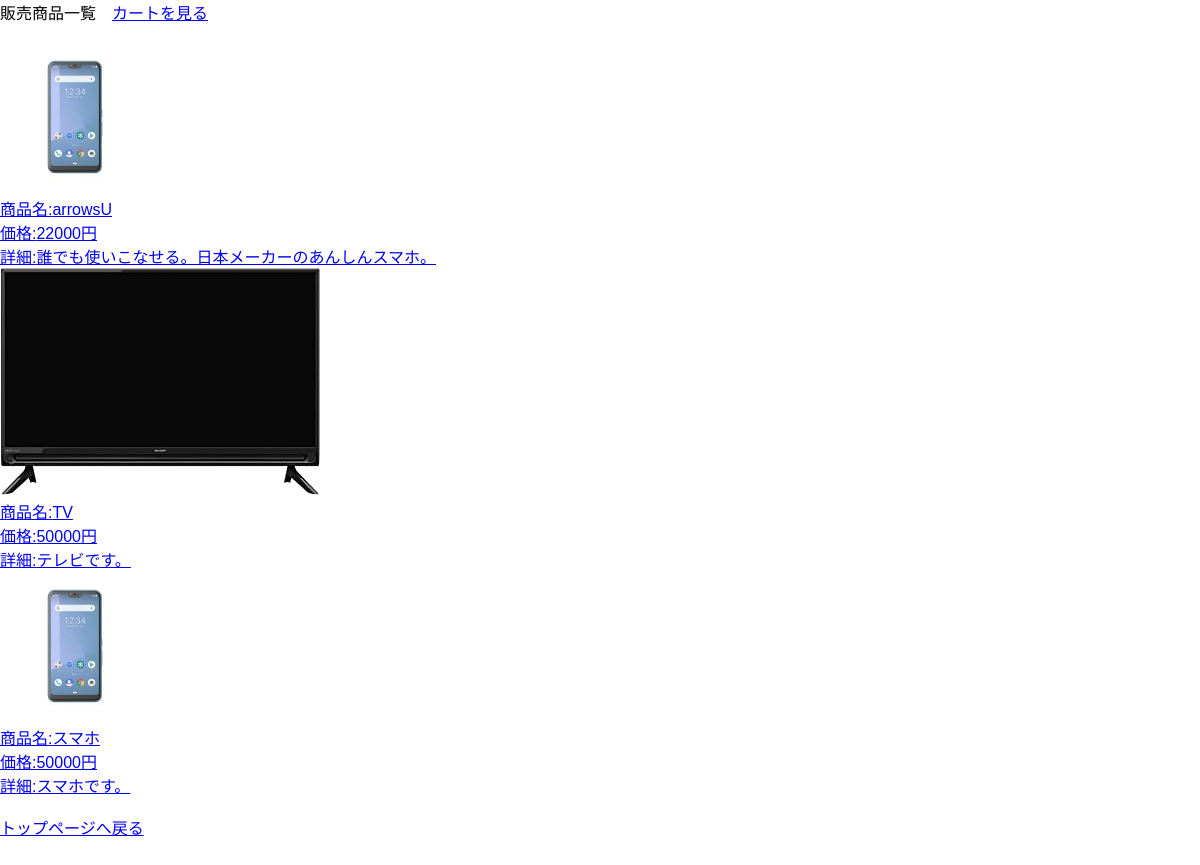
Screenshot of /shop/shop_list_kaden.php with the database file from the repository.
### tables this page shows
CREATE TABLE `mst_product` (
  `code` int(11) NOT NULL,
  `category` varchar(10) NOT NULL,
  `name` varchar(30) NOT NULL,
  `price` int(11) NOT NULL,
  `gazou` varchar(30) NOT NULL,
  `explanation` varchar(100) NOT NULL
);

### shop/shop_list_kaden.php (the view, shortened to what this page needs)
<!DOCTYPE html>
<html lang="ja">
<head>
<link rel="stylesheet" href="../style.css">
</head>
<body>
<?php
try{
$dsn = "mysql:host=localhost;dbname=shop;charset=utf8";
$user = "root";
$password = "";
$dbh = new PDO($dsn, $user, $password);
$dbh -> setAttribute(PDO::ATTR_ERRMODE, PDO::ERRMODE_EXCEPTION);
$sql = "SELECT code,name,price,gazou,explanation FROM mst_product WHERE category=?";
$stmt = $dbh -> prepare($sql);
$data[] = "家電";
$stmt -> execute($data);
print "販売商品一覧";
print "　<a href='shop_cartlook.php'>カートを見る</a>";
print "<br><br>";
while(true) {
    $rec = $stmt -> fetch(PDO::FETCH_ASSOC);
    if($rec === false) {
        break;
    }
    $code = $rec["code"];
    print "<a href='shop_product.php?code=".$code."'>";
    if(empty($rec["gazou"]) === true) {
        $gazou = "";
    } else {
        $gazou = "<img src='../product/gazou/".$rec['gazou']."'>";
    }
    print $gazou;
    print "<br>";
    print "商品名:".$rec["name"];
    print "<br>";
    print "価格:".$rec["price"]."円";
    print "<br>";
    print "詳細:".$rec["explanation"];
    print "</a>";
    print "<br>";
}
print "<br>";
}
catch(Exception $e) {
    print "只今障害が発生しております。<br><br>";
    print "<a href='../staff_login/staff_login.html'>ログイン画面へ</a>";
}
?>
<a href="shop_list.php">トップページへ戻る</a>
<br><br><br>
</body>
</html>

### style.css (style rules this page uses)
* { margin: 0px; padding: 0px; }
body { font-family: 'Exo', sans-serif; }

### rows the page displays
mst_product: gazou (picture), name "arrowsU", price "22000", explanation "誰でも使いこなせる。日本メーカーのあんしんスマホ。"
mst_product: gazou (picture), name "TV", price "50000", explanation "テレビです。"
mst_product: gazou (picture), name "スマホ", price "50000", explanation "スマホです。"
